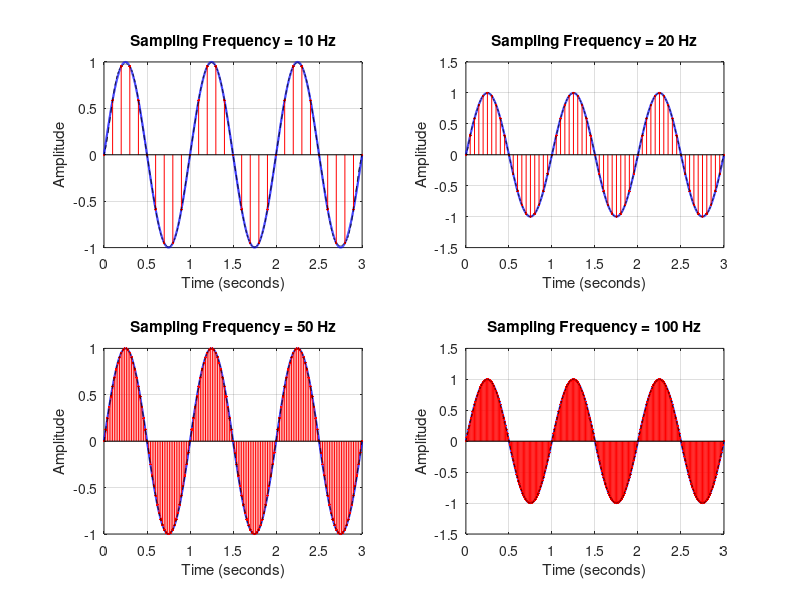

Write the MATLAB code that produced this figure. (Note: this script raises an error after producing the figure.)

clc;
clear;
close all;

fm = 1;                   % Signal frequency
t = 0:0.001:3;             % Time
x = sin(2*pi*fm*t);        % Original signal

%% 1. Sampling and Reconstruction

fsList = [10 20 50 100];

figure;

for i = 1:length(fsList)

    fs = fsList(i);

    ts = 0:1/fs:3;         % Sampling time
    xs = sin(2*pi*fm*ts); % Sampled signal

    % Sinc reconstruction
    xr = zeros(size(t));

    for k = 1:length(ts)

        z = fs*(t-ts(k));

        % Normalized sinc function (no toolbox required)
        s = ones(size(z));
        index = (z ~= 0);
        s(index) = sin(pi*z(index))./(pi*z(index));

        xr = xr + xs(k)*s;
    end

    % Calculate reconstruction error
    err = sqrt(mean((x-xr).^2));

    subplot(2,2,i);
    plot(t,x,'b','LineWidth',1.5);
    hold on;
    stem(ts,xs,'r.');
    plot(t,xr,'k--');
    grid on;

    title(['Sampling Frequency = ',num2str(fs),' Hz']);
    xlabel('Time (seconds)');
    ylabel('Amplitude');
   

    fprintf('fs = %g Hz, Error = %.4f\n',fs,err);

end

sgtitle('Sampling and Sinc Reconstruction');

%% 2. Aliasing Gallery

fsList = [1.8 1.5 1.2 1.0 0.8 0.6 0.4];

figure;

fprintf('\nAliasing Results\n');
fprintf('fs (Hz)    Alias (Hz)    Error\n');

for i = 1:length(fsList)

    fs = fsList(i);

    % Calculate exact signed alias frequency
    fa = mod(fm + fs/2,fs) - fs/2;

    % Generate alias signal
    xa = sin(2*pi*fa*t);

    % Calculate alias error
    err = sqrt(mean((x-xa).^2));

    % Sample the original signal
    ts = 0:1/fs:3;
    xs = sin(2*pi*fm*ts);

    subplot(4,2,i);
    plot(t,x,'b','LineWidth',1.3);
    hold on;
    plot(t,xa,'r--','LineWidth',1.3);
    stem(ts,xs,'k.');
    grid on;

    title(['fs = ',num2str(fs), ...
           ' Hz, Alias = ',num2str(abs(fa),'%.2f'),' Hz']);
    xlabel('Time (seconds)');
    ylabel('Amplitude');
    

    fprintf('%.2f        %.3f        %.3f\n', ...
            fs,abs(fa),err);

end

sgtitle('Aliasing Gallery');

%% 3. Alias Frequency and Error Graph

fsSweep = 0.2:0.01:1.99;

aliasFreq = zeros(size(fsSweep));
aliasError = zeros(size(fsSweep));

for i = 1:length(fsSweep)

    fs = fsSweep(i);

    fa = mod(fm + fs/2,fs) - fs/2;
    aliasFreq(i) = abs(fa);

    xa = sin(2*pi*fa*t);
    aliasError(i) = sqrt(mean((x-xa).^2));

end

figure;

subplot(2,1,1);
plot(fsSweep,aliasFreq,'b');
grid on;
xlabel('Sampling Frequency (Hz)');
ylabel('Alias Frequency (Hz)');
title('Alias Frequency vs Sampling Frequency');

subplot(2,1,2);
plot(fsSweep,aliasError,'r');
grid on;
xlabel('Sampling Frequency (Hz)');
ylabel('Alias Error');
title('Alias Error vs Sampling Frequency');

fprintf('\nNyquist Rate = %.1f Hz\n',2*fm);
